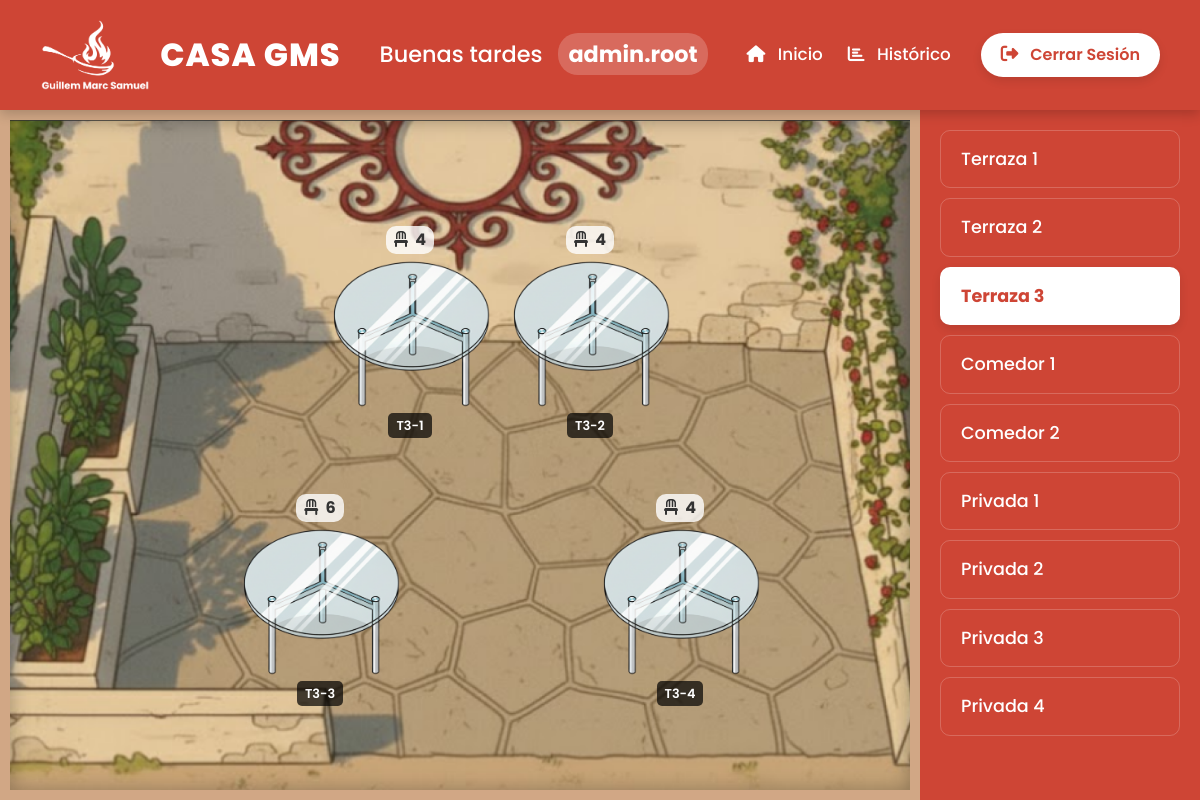
The app's page /PHP/PUBLIC/SALAS/terraza3.php (signed in) with its own data.
### tables this page shows
CREATE TABLE IF NOT EXISTS mesas (
    id INT AUTO_INCREMENT PRIMARY KEY,
    id_sala INT NOT NULL,
    nombre VARCHAR(20) NOT NULL,
    sillas INT NOT NULL,
    estado INT DEFAULT 1,   
    asignado_por INT NULL,   
    FOREIGN KEY (id_sala) REFERENCES salas(id)
);

CREATE TABLE IF NOT EXISTS salas (
    id INT AUTO_INCREMENT PRIMARY KEY,
    nombre VARCHAR(100) NOT NULL,
    num_mesas INT DEFAULT 0
);

### PHP/PUBLIC/SALAS/terraza3.php (the view, shortened to what this page needs)
<?php
require_once '../../CONEXION/conexion.php';
$id_sala_actual = 3;
try {
    $stmt_mesas = $conn->prepare("
        SELECT m.*, u.username AS camarero
        FROM mesas m
        LEFT JOIN users u ON m.asignado_por = u.id
        WHERE m.id_sala = :sala
    ");
    $stmt_mesas->execute(['sala' => $id_sala_actual]);
    $mesas = $stmt_mesas->fetchAll(PDO::FETCH_ASSOC);
} catch (PDOException $e) {
    die("Error al cargar las mesas: " . $e->getMessage());
}
try {
    $stmt_salas = $conn->query("SELECT id, nombre FROM salas");
    $salas = $stmt_salas->fetchAll(PDO::FETCH_ASSOC);
} catch (PDOException $e) {
    die("Error al cargar las salas: " . $e->getMessage());
}
?>
<!DOCTYPE html>
<html lang="es">
<head>
    <link href="https://cdn.jsdelivr.net/npm/bootstrap@5.3.3/dist/css/bootstrap.min.css" rel="stylesheet">
    <link rel="stylesheet" href="https://cdnjs.cloudflare.com/ajax/libs/font-awesome/6.5.1/css/all.min.css">
    <link rel="stylesheet" href="../../../css/panel_principal.css">
    <link rel="stylesheet" href="../../../css/salas_general.css">
    <link rel="stylesheet" href="../../../css/terraza3.css">
</head>
<body>
    <?php
    require_once '../header.php';
    ?>
    <div class="sala-container">
        <main class="sala-layout terraza3">
            <?php foreach ($mesas as $mesa): ?>
                <?php
                    $clase = $mesa['estado'] == 2 ? 'ocupada' : 'libre';
                    $accion = $mesa['estado'] == 1
                        ? './../../PROCEDIMIENTOS/asignar_mesa.php'
                        : './../../PROCEDIMIENTOS/liberar_mesa.php';
                ?>
                <form action="<?php echo $accion; ?>" method="POST" class="mesa-form">
                    <button type="submit" class="mesa <?php echo $clase; ?>" id="mesa-<?php echo $mesa['id']; ?>">
                        <img src="../../../img/mesa1.png" alt="Mesa" class="mesa-img">
                        <span class="mesa-label"><?php echo htmlspecialchars($mesa['nombre']); ?></span>
                        <div class="mesa-sillas">
                            <i class="fa-solid fa-chair"></i> <?php echo $mesa['sillas']; ?>
                        </div>
                    </button>
                </form>
            <?php endforeach; ?>
        </main>
        <aside class="salas-navigation">
            <?php foreach ($salas as $sala): ?>
                <?php
                    $clase_activa = ($sala['id'] == $id_sala_actual) ? 'active' : '';
                    $nombre_fichero = strtolower(str_replace(' ', '', $sala['nombre']));
                    $url = $nombre_fichero . ".php";
                ?>
                <a href="<?php echo $url; ?>" class="sala-nav-link <?php echo $clase_activa; ?>">
                    <?php echo htmlspecialchars($sala['nombre']); ?>
                </a>
            <?php endforeach; ?>
        </aside>
    </div>
</body>
</html>

### css/panel_principal.css (style rules this page uses)
* { margin: 0; padding: 0; box-sizing: border-box; }
html, body { height: 100%; font-family: 'Poppins', sans-serif; color: #333; background-color: #f4f7f9; background-image: url('../img/fondo_panel_principal.png'); background-size: cover; background-attachment: fixed; background-position: center 50%; }

### css/salas_general.css (style rules this page uses)
.sala-container { display: flex; height: calc(100vh - 110px); position: relative; font-family: 'Poppins', sans-serif; }
.salas-navigation { width: 280px; background-color: #ce4535; padding: 20px; overflow-y: auto; box-shadow: -5px 0 15px rgba(0,0,0,0.1); display: flex; flex-direction: column; gap: 10px; }
.sala-nav-link { display: block; text-decoration: none; color: white; font-size: 1.1rem; font-weight: 500; padding: 15px 20px; border-radius: 10px; transition: background-color 0.2s ease; border: 1px solid rgba(255, 255, 255, 0.2); }
.sala-nav-link.active { background-color: white; color: #ce4535; font-weight: 700; box-shadow: 0 4px 10px rgba(0,0,0,0.1); }
.sala-layout { flex-grow: 1; position: relative; background-size: cover; background-position: center; background-repeat: no-repeat; border: 10px solid #d1a785; box-shadow: inset 0 0 20px rgba(0,0,0,0.3); }
.mesa-form { display: contents; }
.mesa { border: none; font: inherit; background-color: transparent; box-shadow: none; position: absolute; cursor: pointer; transition: transform 0.2s ease; padding: 5px; border-radius: 10px; user-select: none; display: flex; flex-direction: column; align-items: center; gap: 3px; }
.mesa-img { width: 80px; height: auto; transition: filter 0.2s ease, width 0.3s ease; }
.mesa-label { background-color: rgba(0, 0, 0, 0.7); color: white; font-size: 0.7rem; font-weight: 600; padding: 2px 5px; border-radius: 5px; white-space: nowrap; }
.mesa-sillas { font-size: 0.8rem; font-weight: 700; color: #333; background-color: rgba(255, 255, 255, 0.8); padding: 2px 6px; border-radius: 10px; order: -1; }
.mesa-sillas i { margin-right: 4px; }
@media (min-width: 900px) { .mesa-img { width: 160px; } }
@media (min-width: 900px) { .mesa { gap: 5px; } }
@media (min-width: 900px) { .mesa-label { font-size: 0.8rem; padding: 3px 8px; } }
@media (min-width: 900px) { .mesa-sillas { font-size: 1rem; padding: 2px 8px; } }

### css/terraza3.css (style rules this page uses)
.sala-layout.terraza3 { background-image: url('../img/terraza3.png'); }
#mesa-9 { top: 15%; left: 35%; }
#mesa-10 { top: 15%; left: 55%; }
#mesa-11 { top: 55%; left: 25%; }
#mesa-12 { top: 55%; left: 65%; }

### records on screen
mesas: nombre "T3-1", sillas "4"
mesas: nombre "T3-2", sillas "4"
mesas: nombre "T3-3", sillas "6"
mesas: nombre "T3-4", sillas "4"
salas: nombre "Terraza 1"
salas: nombre "Terraza 2"
salas: nombre "Terraza 3"
salas: nombre "Comedor 1"
salas: nombre "Comedor 2"
salas: nombre "Privada 1"
salas: nombre "Privada 2"
salas: nombre "Privada 3"
salas: nombre "Privada 4"

### other values on screen
$saludo "Buenas tardes"
$username "admin.root"
